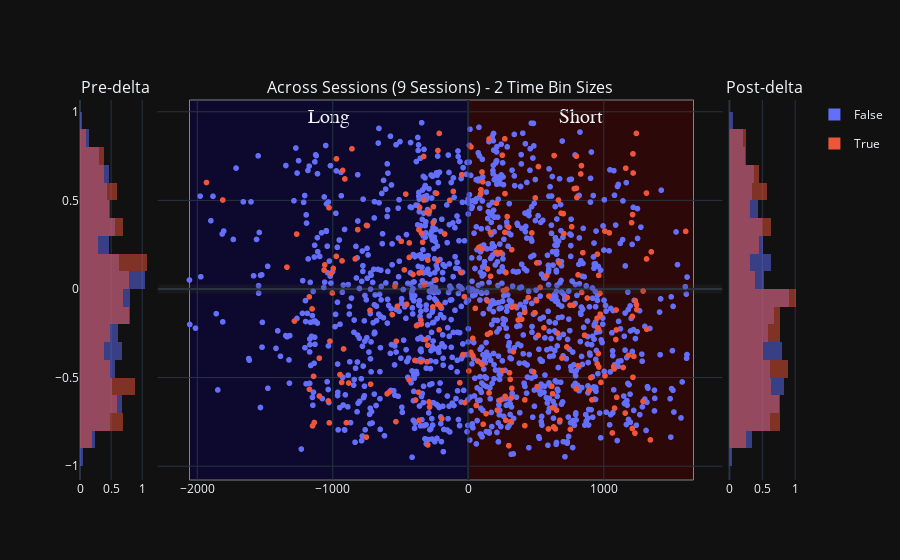

Write notebook code for a chart like this one.
### Code cell
histogram_bins = 25
# concatenated_ripple_df = deepcopy(df)

# ripple_title_prefix = 'test'
# # Create a bubble chart for ripples
# ripple_num_unique_sessions: int = concatenated_ripple_df.session_name.nunique(dropna=True) # number of unique sessions, ignoring the NA entries
# # ripple_num_unique_time_bins: int = concatenated_ripple_df.time_bin_size.nunique(dropna=True)
# ripple_title_string_suffix: str = f'{ripple_num_unique_sessions} Sessions'
# ripple_title: str = f"{ripple_title_prefix} - {ripple_title_string_suffix}"
# fig_ripples = _helper_build_figure(data_results_df=concatenated_ripple_df, histogram_bins=histogram_bins, earliest_delta_aligned_t_start=earliest_delta_aligned_t_start, latest_delta_aligned_t_end=latest_delta_aligned_t_end, enabled_time_bin_sizes=None,
#                                     main_plot_mode='separate_row_per_session', title=ripple_title)

# concatenated_ripple_df = deepcopy(concatenated_ripple_df)
concatenated_ripple_df = deepcopy(all_sessions_user_annotated_ripple_df)



scatter_title = 'Sevveral Sessions'
# variable_name = 'P_Long'
variable_name = 'long_best_pf_peak_x_pearsonr'
# variable_name = 'wcorr_abs_diff'
# variable_name = 'pearsonr_abs_diff'
# 'color':'is_user_annotated_epoch'
# 'color': 'is_user_annotated_epoch', 
px_scatter_kwargs = {'x': 'delta_aligned_start_t', 'y': variable_name, 'color':"is_user_annotated_epoch", 'title': scatter_title, 'range_y': [-1.0, 1.0], 'labels': {'session_name': 'Session', 'time_bin_size': 'tbin_size', 'is_user_annotated_epoch':'user_sel'}} # , 'color': 'time_bin_size'
# hist_kwargs = dict(color="time_bin_size")
hist_kwargs = dict(color="is_user_annotated_epoch", histnorm='probability density')
new_fig_ripples = plotly_pre_post_delta_scatter(data_results_df=concatenated_ripple_df, out_scatter_fig=None, histogram_bins=histogram_bins,
                        px_scatter_kwargs=px_scatter_kwargs, histogram_variable_name=variable_name, hist_kwargs=hist_kwargs, forced_range_y=None,
                        time_delta_tuple=(earliest_delta_aligned_t_start, 0.0, latest_delta_aligned_t_end))
new_fig_ripples

### Figure 1 — Plotly figure (JSON) as saved in the notebook; plotly's stock layout.template omitted (floating-point values rounded to 4 significant figures; data arrays with more than 128 entries replaced by an {"elided": "..."} marker saying what was removed)
{"data": [{"alignmentgroup": "True", "bingroup": "y", "histnorm": "probability density", "hovertemplate": "is_user_annotated_epoch=False<br>probability density=%{x}<br>long_best_pf_peak_x_pearsonr=%{y}<extra></extra>", "legendgroup": "False", "marker": {"color": "#636efa", "opacity": 0.5, "pattern": {"shape": ""}}, "name": "False", "nbinsy": 25, "offsetgroup": "False", "orientation": "h", "showlegend": true, "type": "histogram", "xaxis": "x", "y": {"elided": "1643 float values"}, "yaxis": "y"}, {"alignmentgroup": "True", "bingroup": "y", "histnorm": "probability density", "hovertemplate": "is_user_annotated_epoch=True<br>probability density=%{x}<br>long_best_pf_peak_x_pearsonr=%{y}<extra></extra>", "legendgroup": "True", "marker": {"color": "#EF553B", "opacity": 0.5, "pattern": {"shape": ""}}, "name": "True", "nbinsy": 25, "offsetgroup": "True", "orientation": "h", "showlegend": true, "type": "histogram", "xaxis": "x", "y": {"elided": "212 float values"}, "yaxis": "y"}, {"hovertemplate": "user_sel=False<br>delta_aligned_start_t=%{x}<br>long_best_pf_peak_x_pearsonr=%{y}<extra></extra>", "legendgroup": "False", "marker": {"color": "#636efa", "symbol": "circle"}, "mode": "markers", "name": "False", "showlegend": false, "type": "scattergl", "x": {"elided": "3418 float values"}, "xaxis": "x2", "y": {"elided": "3418 float values"}, "yaxis": "y2"}, {"hovertemplate": "user_sel=True<br>delta_aligned_start_t=%{x}<br>long_best_pf_peak_x_pearsonr=%{y}<extra></extra>", "legendgroup": "True", "marker": {"color": "#EF553B", "symbol": "circle"}, "mode": "markers", "name": "True", "showlegend": false, "type": "scattergl", "x": {"elided": "448 float values"}, "xaxis": "x2", "y": {"elided": "448 float values"}, "yaxis": "y2"}, {"alignmentgroup": "True", "bingroup": "y", "histnorm": "probability density", "hovertemplate": "is_user_annotated_epoch=False<br>probability density=%{x}<br>long_best_pf_peak_x_pearsonr=%{y}<extra></extra>", "legendgroup": "False", "marker": {"color": "#636efa", "opacity": 0.5, "pattern": {"shape": ""}}, "name": "False", "nbinsy": 25, "offsetgroup": "False", "orientation": "h", "showlegend": false, "type": "histogram", "xaxis": "x3", "y": {"elided": "1775 float values"}, "yaxis": "y3"}, {"alignmentgroup": "True", "bingroup": "y", "histnorm": "probability density", "hovertemplate": "is_user_annotated_epoch=True<br>probability density=%{x}<br>long_best_pf_peak_x_pearsonr=%{y}<extra></extra>", "legendgroup": "True", "marker": {"color": "#EF553B", "opacity": 0.5, "pattern": {"shape": ""}}, "name": "True", "nbinsy": 25, "offsetgroup": "True", "orientation": "h", "showlegend": false, "type": "histogram", "xaxis": "x3", "y": {"elided": "236 float values"}, "yaxis": "y3"}], "layout": {"annotations": [{"font": {"size": 16}, "showarrow": false, "text": "Pre-delta", "x": 0.049, "xanchor": "center", "xref": "paper", "y": 1, "yanchor": "bottom", "yref": "paper"}, {"font": {"size": 16}, "showarrow": false, "text": "Across Sessions (9 Sessions) - 2 Time Bin Sizes", "x": 0.5, "xanchor": "center", "xref": "paper", "y": 1, "yanchor": "bottom", "yref": "paper"}, {"font": {"size": 16}, "showarrow": false, "text": "Post-delta", "x": 0.951, "xanchor": "center", "xref": "paper", "y": 1, "yanchor": "bottom", "yref": "paper"}], "barmode": "overlay", "shapes": [{"line": {"color": "rgba(0.2,0.2,0.2,.25)", "width": 9}, "type": "line", "x0": 0, "x1": 1, "xref": "x2 domain", "y0": 0, "y1": 0, "yref": "y2"}, {"line": {"color": "rgba(0,0,0,.25)", "width": 3}, "type": "line", "x0": 0, "x1": 0, "xref": "x2", "y0": 0, "y1": 1, "yref": "y2 domain"}, {"fillcolor": "#0b0049", "label": {"font": {"family": "Times New Roman", "size": 20}, "text": "Long", "textposition": "top center"}, "layer": "below", "line": {"width": 1}, "opacity": 0.5, "type": "rect", "x0": -2057.0, "x1": 0, "xref": "x2", "y0": 0, "y1": 1, "yref": "y2 domain"}, {"fillcolor": "#490000", "label": {"font": {"family": "Times New Roman", "size": 20}, "text": "Short", "textposition": "top center"}, "layer": "below", "line": {"width": 1}, "opacity": 0.5, "type": "rect", "x0": 0, "x1": 1662.0, "xref": "x2", "y0": 0, "y1": 1, "yref": "y2 domain"}], "xaxis": {"anchor": "y", "domain": [0, 0.098]}, "xaxis2": {"anchor": "y2", "domain": [0.108, 0.892]}, "xaxis3": {"anchor": "y3", "domain": [0.902, 1]}, "yaxis": {"anchor": "x", "domain": [0, 1]}, "yaxis2": {"anchor": "x2", "domain": [0, 1], "matches": "y", "showticklabels": false}, "yaxis3": {"anchor": "x3", "domain": [0, 1], "matches": "y", "showticklabels": false}}}
